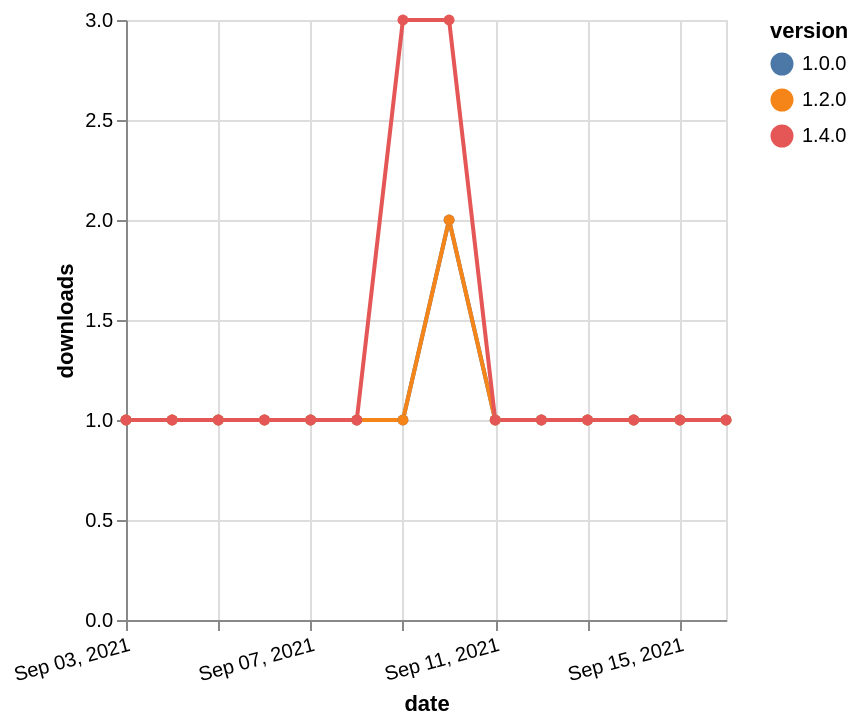

The Vega-Lite source for this figure:
### Vega-Lite specification from a JSON file in a GitHub repository (floating-point values rounded to 4 significant figures)
{"$schema": "https://vega.github.io/schema/vega-lite/v5.json", "description": "A simple bar chart with embedded data.", "data": {"values": [{"date": "2021-09-03", "total": 172, "delta": 1, "version": "1.0.0"}, {"date": "2021-09-04", "total": 173, "delta": 1, "version": "1.0.0"}, {"date": "2021-09-05", "total": 174, "delta": 1, "version": "1.0.0"}, {"date": "2021-09-06", "total": 175, "delta": 1, "version": "1.0.0"}, {"date": "2021-09-07", "total": 176, "delta": 1, "version": "1.0.0"}, {"date": "2021-09-08", "total": 177, "delta": 1, "version": "1.0.0"}, {"date": "2021-09-09", "total": 178, "delta": 1, "version": "1.0.0"}, {"date": "2021-09-10", "total": 180, "delta": 2, "version": "1.0.0"}, {"date": "2021-09-11", "total": 181, "delta": 1, "version": "1.0.0"}, {"date": "2021-09-12", "total": 182, "delta": 1, "version": "1.0.0"}, {"date": "2021-09-13", "total": 183, "delta": 1, "version": "1.0.0"}, {"date": "2021-09-14", "total": 184, "delta": 1, "version": "1.0.0"}, {"date": "2021-09-15", "total": 185, "delta": 1, "version": "1.0.0"}, {"date": "2021-09-16", "total": 186, "delta": 1, "version": "1.0.0"}, {"date": "2021-09-03", "total": 156, "delta": 1, "version": "1.2.0"}, {"date": "2021-09-04", "total": 157, "delta": 1, "version": "1.2.0"}, {"date": "2021-09-05", "total": 158, "delta": 1, "version": "1.2.0"}, {"date": "2021-09-06", "total": 159, "delta": 1, "version": "1.2.0"}, {"date": "2021-09-07", "total": 160, "delta": 1, "version": "1.2.0"}, {"date": "2021-09-08", "total": 161, "delta": 1, "version": "1.2.0"}, {"date": "2021-09-09", "total": 162, "delta": 1, "version": "1.2.0"}, {"date": "2021-09-10", "total": 164, "delta": 2, "version": "1.2.0"}, {"date": "2021-09-11", "total": 165, "delta": 1, "version": "1.2.0"}, {"date": "2021-09-12", "total": 166, "delta": 1, "version": "1.2.0"}, {"date": "2021-09-13", "total": 167, "delta": 1, "version": "1.2.0"}, {"date": "2021-09-14", "total": 168, "delta": 1, "version": "1.2.0"}, {"date": "2021-09-15", "total": 169, "delta": 1, "version": "1.2.0"}, {"date": "2021-09-16", "total": 170, "delta": 1, "version": "1.2.0"}, {"date": "2021-09-03", "total": 167, "delta": 1, "version": "1.4.0"}, {"date": "2021-09-04", "total": 168, "delta": 1, "version": "1.4.0"}, {"date": "2021-09-05", "total": 169, "delta": 1, "version": "1.4.0"}, {"date": "2021-09-06", "total": 170, "delta": 1, "version": "1.4.0"}, {"date": "2021-09-07", "total": 171, "delta": 1, "version": "1.4.0"}, {"date": "2021-09-08", "total": 172, "delta": 1, "version": "1.4.0"}, {"date": "2021-09-09", "total": 175, "delta": 3, "version": "1.4.0"}, {"date": "2021-09-10", "total": 178, "delta": 3, "version": "1.4.0"}, {"date": "2021-09-11", "total": 179, "delta": 1, "version": "1.4.0"}, {"date": "2021-09-12", "total": 180, "delta": 1, "version": "1.4.0"}, {"date": "2021-09-13", "total": 181, "delta": 1, "version": "1.4.0"}, {"date": "2021-09-14", "total": 182, "delta": 1, "version": "1.4.0"}, {"date": "2021-09-15", "total": 183, "delta": 1, "version": "1.4.0"}, {"date": "2021-09-16", "total": 184, "delta": 1, "version": "1.4.0"}]}, "width": "container", "mark": {"type": "line", "point": {"filled": true}}, "encoding": {"x": {"field": "date", "type": "temporal", "timeUnit": "yearmonthdate", "title": "date", "axis": {"labelAngle": -15}}, "y": {"field": "delta", "type": "quantitative", "title": "downloads"}, "color": {"field": "version", "type": "nominal"}, "tooltip": {"field": "delta"}}}
